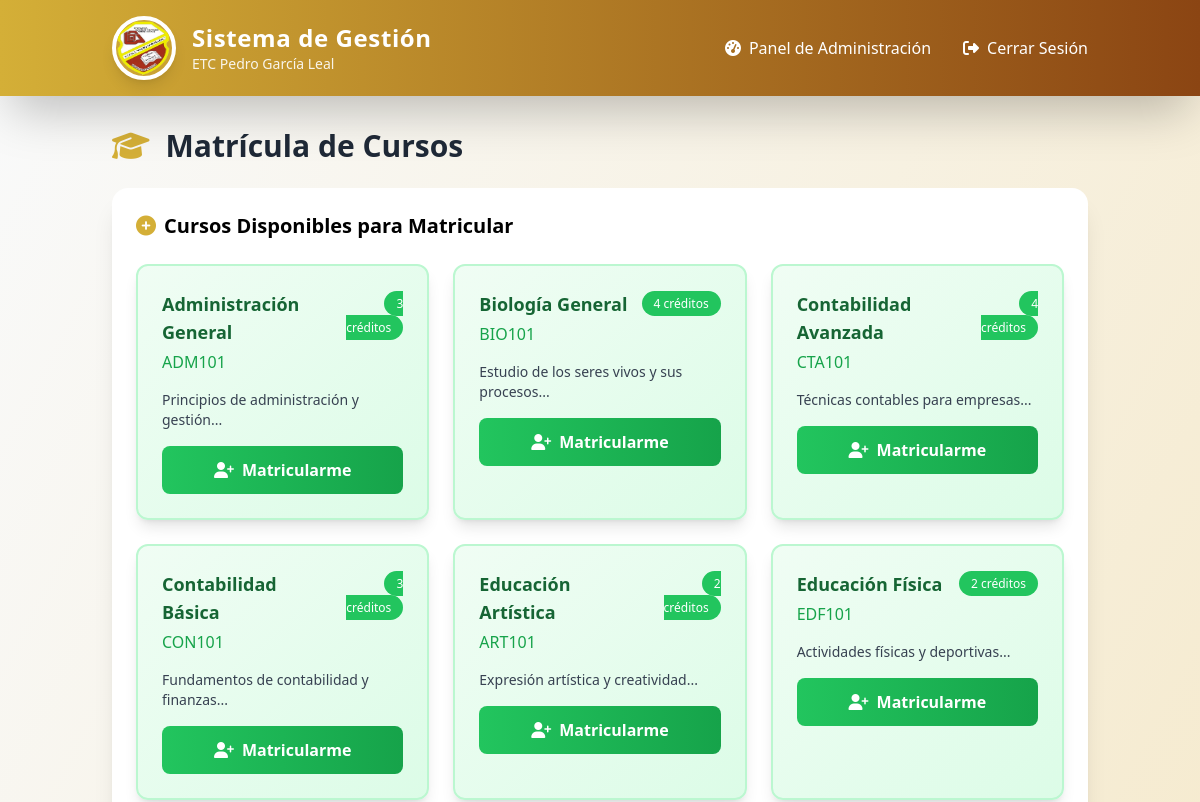
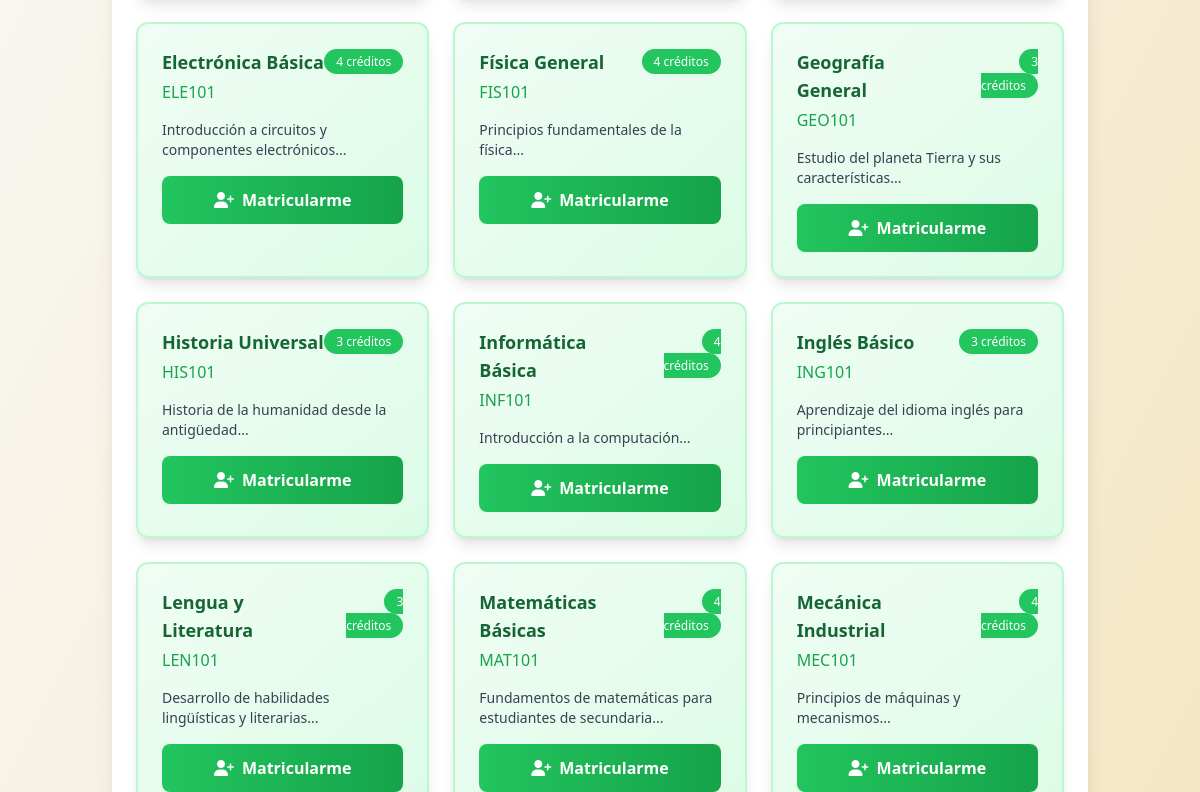
/modules/student/enroll.php (signed in, upper part), run on an earlier commit of the app's database (2 pictures, top to bottom).
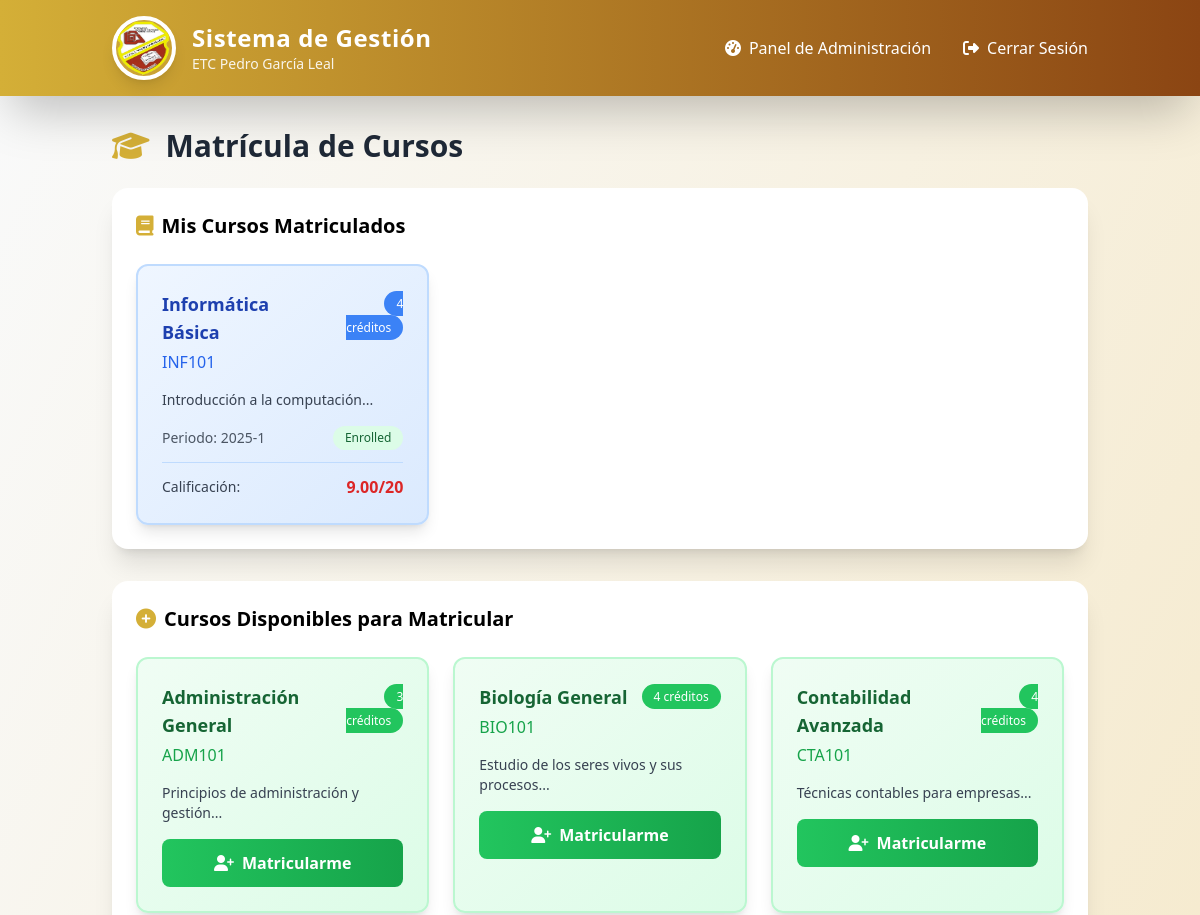
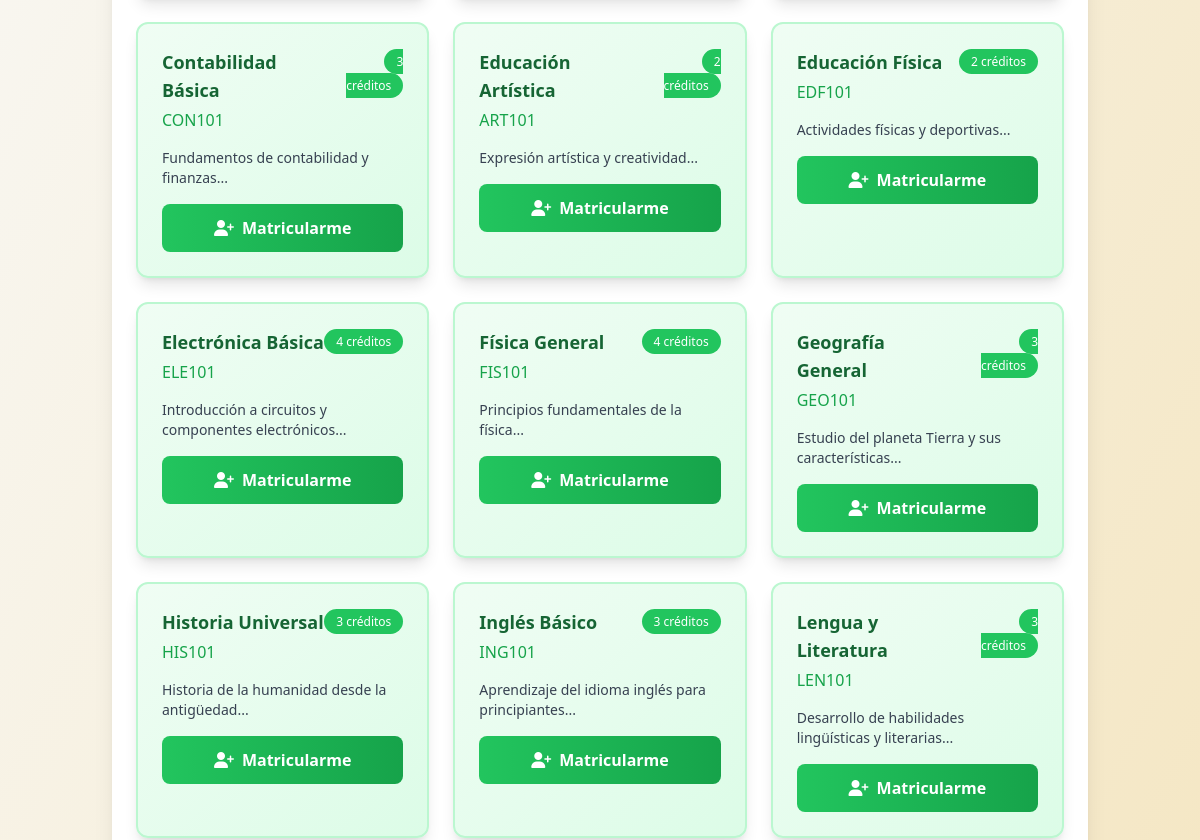
And on a later commit of the database (2 pictures, top to bottom).
### tables this page shows
CREATE TABLE `courses` (
  `id` int(11) NOT NULL,
  `code` varchar(20) NOT NULL,
  `name` varchar(100) NOT NULL,
  `credits` int(11) NOT NULL,
  `description` text DEFAULT NULL
);

CREATE TABLE `enrollments` (
  `id` int(11) NOT NULL,
  `student_id` int(11) NOT NULL,
  `course_id` int(11) NOT NULL,
  `period` varchar(20) NOT NULL,
  `grade` decimal(5,2) DEFAULT NULL,
  `status` enum('enrolled','completed','failed') DEFAULT 'enrolled'
);

### modules/student/enroll.php (the view, shortened to what the changed rows need)
<?php require_once '../../includes/config.php'; ?>
<?php include '../../templates/header.php'; ?>
<?php
$user_id = $_SESSION['user_id'];
$stmt = $pdo->prepare("
    SELECT c.* FROM courses c
    WHERE c.id NOT IN (
        SELECT course_id FROM enrollments WHERE student_id = ?
    )
    ORDER BY c.name
");
$stmt->execute([$user_id]);
$available_courses = $stmt->fetchAll(PDO::FETCH_ASSOC);
$stmt = $pdo->prepare("
    SELECT e.id, e.period, e.status, e.grade,
           c.name, c.code, c.credits, c.description
    FROM enrollments e
    JOIN courses c ON e.course_id = c.id
    WHERE e.student_id = ?
    ORDER BY c.name
");
$stmt->execute([$user_id]);
$current_enrollments = $stmt->fetchAll(PDO::FETCH_ASSOC);
?>
<main class="container mx-auto px-6 py-8">
    <h2 class="text-3xl font-bold text-gray-800 mb-6 animate-slide-in-left flex items-center">
        <i class="fas fa-graduation-cap mr-4 text-primary"></i>
        Matrícula de Cursos
    </h2>
    <?php if (!empty($current_enrollments)): ?>
        <div class="bg-white p-6 rounded-2xl shadow-xl mb-8 animate-fade-in-up">
            <h3 class="text-xl font-semibold mb-6 flex items-center">
                <i class="fas fa-book mr-2 text-primary"></i>
                Mis Cursos Matriculados
            </h3>
            <div class="grid md:grid-cols-2 lg:grid-cols-3 gap-6">
                <?php foreach ($current_enrollments as $enrollment): ?>
                    <div class="bg-gradient-to-br from-blue-50 to-blue-100 p-6 rounded-xl shadow-lg border-2 border-blue-200">
                        <div class="flex items-start justify-between mb-4">
                            <div>
                                <h4 class="text-lg font-bold text-blue-800 mb-1">
                                    <?php echo htmlspecialchars($enrollment['name']); ?>
                                </h4>
                                <p class="text-blue-600 font-medium">
                                    <?php echo htmlspecialchars($enrollment['code']); ?>
                                </p>
                            </div>
                            <div class="text-right">
                                <span class="bg-blue-500 text-white px-3 py-1 rounded-full text-xs font-medium">
                                    <?php echo $enrollment['credits']; ?> créditos
                                </span>
                            </div>
                        </div>
                        <p class="text-gray-700 text-sm mb-4">
                            <?php echo htmlspecialchars(substr($enrollment['description'] ?? 'Sin descripción', 0, 100)); ?>...
                        </p>
                        <div class="flex items-center justify-between">
                            <div class="text-sm text-gray-600">
                                <span class="font-medium">Periodo:</span> <?php echo htmlspecialchars($enrollment['period']); ?>
                            </div>
                            <span class="px-3 py-1 rounded-full text-xs font-medium
                                <?php
                                if ($enrollment['status'] == 'enrolled') echo 'bg-green-100 text-green-800';
                                elseif ($enrollment['status'] == 'completed') echo 'bg-blue-100 text-blue-800';
                                elseif ($enrollment['status'] == 'failed') echo 'bg-red-100 text-red-800';
                                else echo 'bg-gray-100 text-gray-800';
                                ?>">
                                <?php echo ucfirst($enrollment['status']); ?>
                            </span>
                        </div>
                        <?php if ($enrollment['grade'] !== null): ?>
                            <div class="mt-3 pt-3 border-t border-blue-200">
                                <div class="flex items-center justify-between">
                                    <span class="text-sm font-medium text-gray-700">Calificación:</span>
                                    <span class="font-bold <?php echo $enrollment['grade'] >= 10 ? 'text-green-600' : 'text-red-600'; ?>">
                                        <?php echo $enrollment['grade']; ?>/20
                                    </span>
                                </div>
                            </div>
                        <?php endif; ?>
                    </div>
                <?php endforeach; ?>
            </div>
        </div>
    <?php endif; ?>
    <div class="bg-white p-6 rounded-2xl shadow-xl animate-fade-in-up">
        <?php if (!empty($available_courses)): ?>
            <div class="grid md:grid-cols-2 lg:grid-cols-3 gap-6">
                <?php foreach ($available_courses as $course): ?>
                    <div class="bg-gradient-to-br from-green-50 to-green-100 p-6 rounded-xl shadow-lg border-2 border-green-200 hover:shadow-xl transition duration-300">
                        <div class="flex items-start justify-between mb-4">
                            <div>
                                <h4 class="text-lg font-bold text-green-800 mb-1">
                                    <?php echo htmlspecialchars($course['name']); ?>
                                </h4>
                                <p class="text-green-600 font-medium">
                                    <?php echo htmlspecialchars($course['code']); ?>
                                </p>
                            </div>
                            <div class="text-right">
                                <span class="bg-green-500 text-white px-3 py-1 rounded-full text-xs font-medium">
                                    <?php echo $course['credits']; ?> créditos
                                </span>
                            </div>
                        </div>
                        <p class="text-gray-700 text-sm mb-4">
                            <?php echo htmlspecialchars(substr($course['description'] ?? 'Sin descripción', 0, 100)); ?>...
                        </p>
                        <form method="POST" class="mt-4">
                            <button type="submit" name="enroll_course" class="w-full bg-gradient-to-r from-green-500 to-green-600 text-white font-bold py-3 px-6 rounded-lg hover:shadow-lg transition duration-300 transform hover:scale-105 flex items-center justify-center">
                                <i class="fas fa-user-plus mr-2"></i>
                                Matricularme
                            </button>
                        </form>
                    </div>
                <?php endforeach; ?>
            </div>
        <?php endif; ?>
    </div>
</main>
<?php include '../../templates/footer.php'; ?>

What changed in the data, as far as the page shows it:
no longer on this page (row unchanged): courses: name "Informática Básica", code "INF101", credits "4", description "Introducción a la computación"
no longer on this page (row unchanged): courses: name "Matemáticas Básicas", code "MAT101", credits "4", description "Fundamentos de matemáticas para estudiantes de secundaria"
no longer on this page (row unchanged): courses: name "Mecánica Industrial", code "MEC101", credits "4", description "Principios de máquinas y mecanismos"
added enrollments: course.name "Informática Básica", course.code "INF101", course.credits "4", course.description "Introducción a la computación", period "2025-1", status "Enrolled", grade "9.00"
Also different on the page:
text now shown: "Mis Cursos Matriculados"
